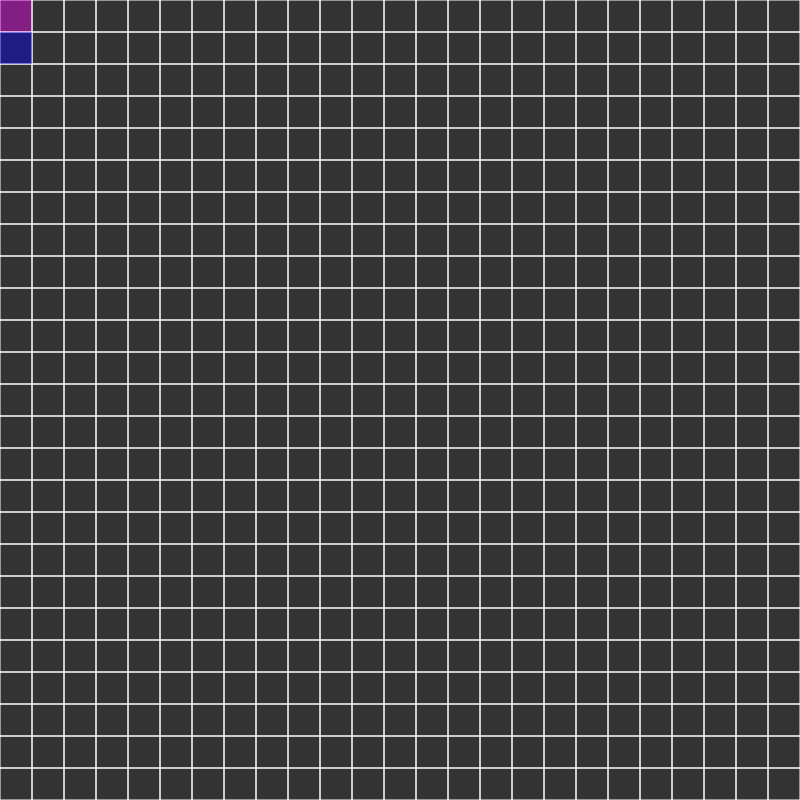
Frame 1 (no input)
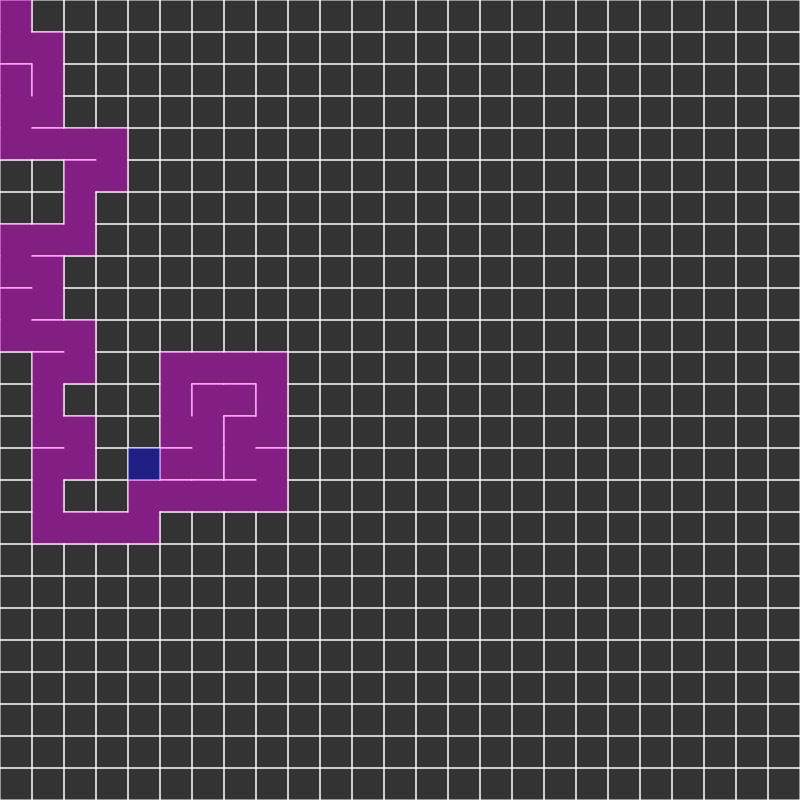
Frame 60 (no input)
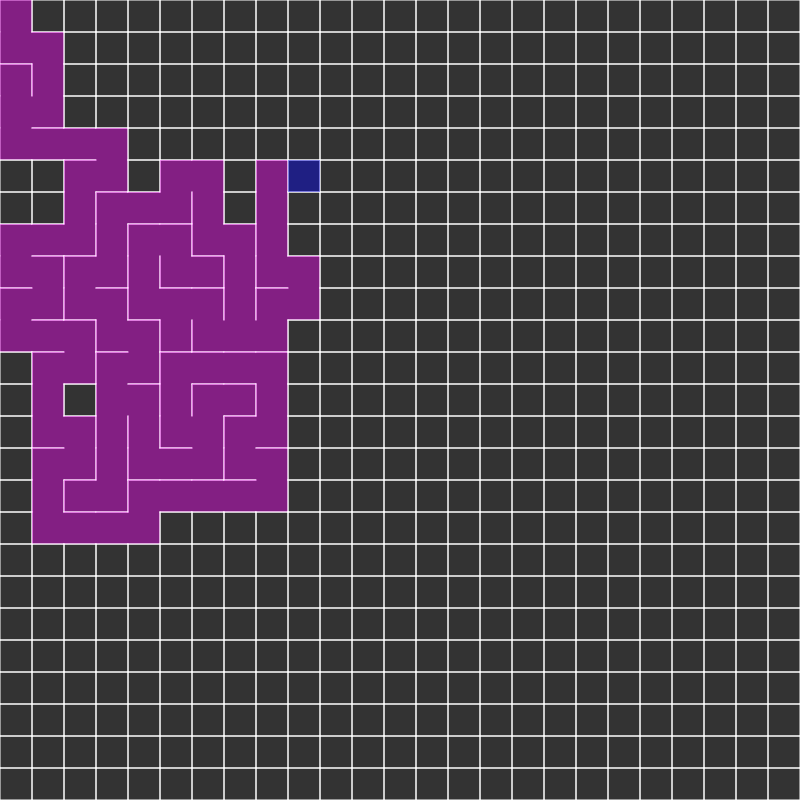
Frame 120 (the mouse pressed at the canvas centre since frame 60)

The p5.js sketch that drew these frames (run headless with seeded random() and noise() and a simulated clock; from frame 60 on, the mouse is pressed at the canvas centre):

// p5.js sketch
// ── sketch.js
var d;

var gridSize = 25;
var mazeFindingSpeed = 144;
var pathfindingSpeed = 20;

var grid = [];
var stack = [];
var current;

var openSet = [], closedSet = [];
var path = [];
var start, end;

var foundPath = false;
var mazeComplete = false;

function setup() {
    createCanvas(800, 800);

    d = floor(width / gridSize);

    for (var i = 0; i < gridSize; i++) {
        for (var j = 0; j < gridSize; j++) {
            var point = new Point(i, j);
            grid.push(point);
        }
    }
    
    current = grid[0];
    current.visited = true;

    start = grid[0];
    end = grid[index(gridSize - 1, gridSize - 1)];
    openSet.push(start);

    //CreateObstacles();
    console.log(grid);
}
function draw() {

    background(51);

    //print Grid
    for (var i = 0; i < grid.length; i++) {
        grid[i].show();
    }

    //
    if(!mazeComplete) {
        frameRate(mazeFindingSpeed);

        //Step 1
        var next = current.checkNeighbours();
        if (next) {
            next.visited = true;
            //Step 2
            stack.push(current);
            //Step 3
            removeWalls(current, next);
            //Step 4
            current = next;
        }
        else if (stack.length > 0) {
            current = stack.pop();
        }
        else {
            mazeComplete = true;
            //save grid
        }
    }
    else {
        //Pathfinding
        frameRate(pathfindingSpeed);
        current = FindPath(openSet, closedSet, foundPath, start, end);
        if (current == null || current == undefined) current = end;
               
        DrawPath(path, current);
        if (current == end) {
            var colour = color(0, 0, 255, 100);
            current.highlight(colour);
            noLoop();
        }
    }
    var colour = color(0, 0, 255, 100);
    current.highlight(colour);
    
}

// ── Graph.js
function RemoveFromArray(array, element) {
    for (i = array.length - 1; i >= 0; i--) {
        if (array[i] == element) {
            array.splice(i, 1);
        }
    }
}
function GetDistanceEuclidean(pointA, pointB) {
    return dist(pointA.x, pointA.y, pointB.x, pointB.y);
}
function GetDistanceManhattan(pointA, pointB) {
    return (abs(pointA.x - pointB.x) + abs(pointA.j - pointB.j));
}
function removeWalls(a, b) {
    var x = a.x - b.x;
    var y = a.y - b.y;

    if (x === 1) {
        a.walls[3] = false;
        b.walls[1] = false;
    }
    else if (x === -1) {
        a.walls[1] = false;
        b.walls[3] = false;
    }
    if (y === 1) {
        a.walls[0] = false;
        b.walls[2] = false;
    }
    else if (y === -1) {
        a.walls[2] = false;
        b.walls[0] = false;
    }

    if (!(a.neighbours.includes(b)))
        a.neighbours.push(b);
    if (!(b.neighbours.includes(a)))
        b.neighbours.push(a);
}
function FindPath(openSet, closedSet, foundPath, start, end) {
    var current;
    //while openSet not empty
    if (openSet.length > 0 && !foundPath) {

        //current = node in openSet with lowest fScore
        current = openSet[0];
        for (i = 1; i < openSet.length; i++) {
            if (openSet[i].fCost < current.fCost) {
                current = openSet[i];
            }
        }

        //if current node is end node; path is found
        if (current == end) {
            console.log("Path length is: " + path.length);
            foundPath = true;
            console.log("DONE!!");            
        }

        //remove current from openset and add to closed
        RemoveFromArray(openSet, current);
        closedSet.push(current);
        //check neighbours. if they are closed else update path
        var neighbours = current.neighbours;
        for (i = 0; i < neighbours.length; i++) {
            var neighbour = neighbours[i];

            //ignore neighbour if closed
            if (!(closedSet.includes(neighbour))) {
                var tempGCost =
                    current.gCost + GetDistanceEuclidean(neighbour, current);

                //add neighbour to openSet if not present
                if (openSet.includes(neighbour)) {
                    if (tempGCost < neighbour.gCost) {
                        neighbour.gCost = tempGCost;
                        neighbour.hCost = GetDistanceEuclidean(neighbour, end);
                        neighbour.fCost = neighbour.gCost + neighbour.hCost;
                        neighbour.parent = current;
                    }
                }
                else {
                    neighbour.gCost = tempGCost;
                    openSet.push(neighbour);
                    neighbour.hCost = GetDistanceEuclidean(neighbour, end);
                    neighbour.fCost = neighbour.gCost + neighbour.hCost;
                    neighbour.parent = current;
                }
            }
        }
    }
    return current;
}
function DrawPath(path, current) {
    path = [];
    var temp = current;
    path.push(temp);
    while (temp.parent != null) {
        path.push(temp.parent);
        temp = temp.parent;
    }
    for (var p = 0; p < path.length; p++) {
        var colour = color(255, 165, 0, 150);
        path[p].highlight(colour);
    }
}
// ── Point.js
function Point(x, y) {
    this.x = x;
    this.y = y;

    this.gCost = 0;
    this.hCost = 0;
    this.fCost = 0;
    //top, right, bottom, left
    this.walls = [1, 1, 1, 1];

    this.visited = false;

    this.neighbours = [];
    this.parent = null;
}
Point.prototype.highlight = function (colour) {
    noStroke();
    fill(colour);
    rect(this.x*d, this.y*d, d, d);
}

Point.prototype.show=function() {
    var x = this.x * d;
    var y = this.y * d;

    stroke(255);

    if (this.walls[0]) {//top
        line(x    , y    , x + d, y    );
    }
    if (this.walls[1]) {//right
        line(x + d, y    , x + d, y + d);
    }
    if (this.walls[2]) {//bottom
        line(x + d, y + d, x    , y + d);
    }
    if (this.walls[3]) {//left
        line(x    , y + d, x    , y    );
    }

    if (this.visited) {

        noStroke();
        fill(255, 0, 255,100);
        rect(x, y, d, d);
    }
}

function index(i, j) {
    if (i < 0 || j < 0 || j > gridSize - 1 || i > gridSize - 1) {
        return -1;
    }
    return (j + i * gridSize);
}

Point.prototype.checkNeighbours = function () {
    var i = this.x;
    var j = this.y;
    var neighbours = [];

    var top    = grid[index(i, j - 1)];
    var right  = grid[index(i + 1, j)];
    var bottom = grid[index(i, j + 1)];
    var left   = grid[index(i - 1, j)];

    if (top && !top.visited) {
        neighbours.push(top);
    }
    if (right && !right.visited) {
        neighbours.push(right);
    }
    if (bottom && !bottom.visited) {
        neighbours.push(bottom);
    }
    if (left && !left.visited) {
        neighbours.push(left);
    }
        
    if (neighbours.length > 0) {
        var r = floor(random(0, neighbours.length));
        return neighbours[r];
    }
    else {
        return undefined;
    }
}
